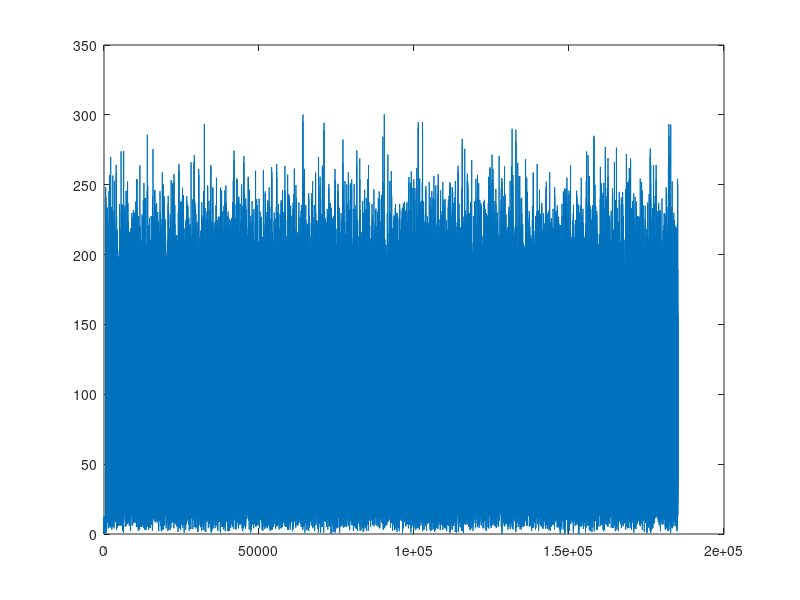
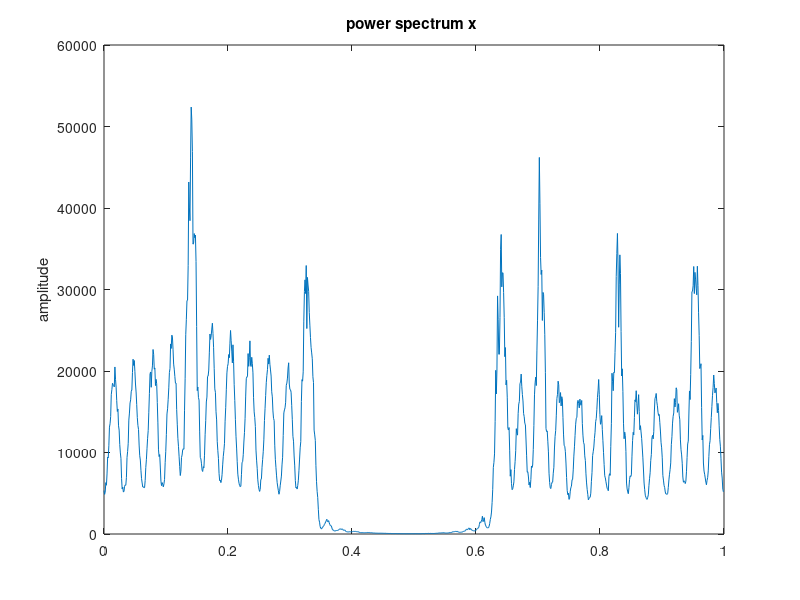

Write MATLAB code to recreate these figures, in order.
close all;
n=37020*5
fid1=fopen('received0.dat','r');
x=fread(fid1,2*n,'int16');
fclose(fid1);

xComplex= zeros(1,n);
count = 1;
for i=1:2:2*n
    xComplex(count) = complex(x(i),x(i+1));
    count = count+1;
end

figure()
plot(abs(xComplex));

figure; pwelch(xComplex);